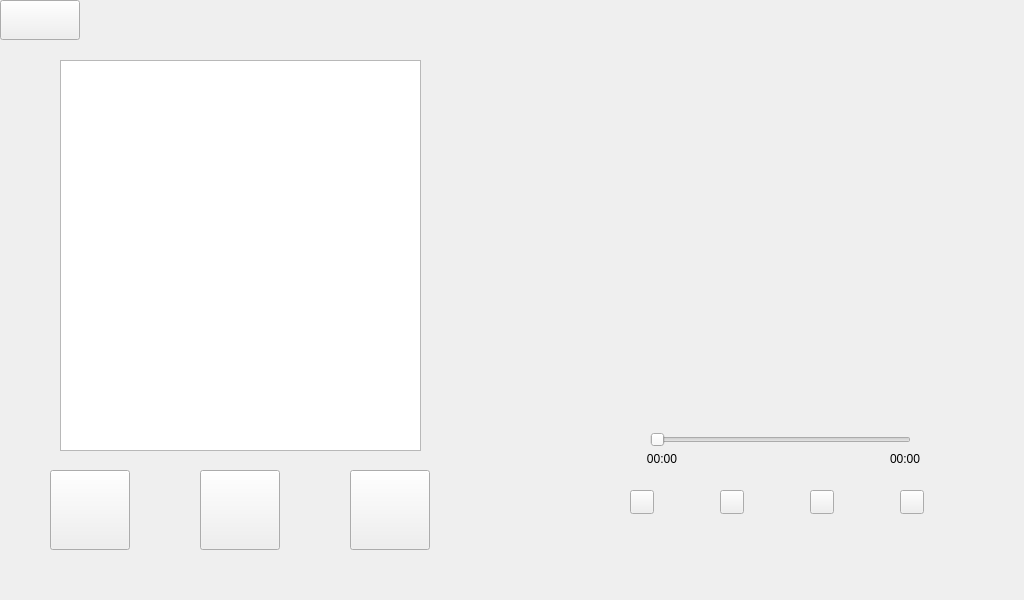
<?xml version="1.0" encoding="UTF-8"?>
<ui version="4.0">
 <class>XUMusicPlayer</class>
 <widget class="QWidget" name="XUMusicPlayer">
  <property name="geometry">
   <rect>
    <x>0</x>
    <y>0</y>
    <width>1024</width>
    <height>600</height>
   </rect>
  </property>
  <property name="windowTitle">
   <string>Form</string>
  </property>
  <widget class="QLabel" name="MusicplayerCDLabel">
   <property name="geometry">
    <rect>
     <x>630</x>
     <y>60</y>
     <width>320</width>
     <height>320</height>
    </rect>
   </property>
   <property name="text">
    <string/>
   </property>
  </widget>
  <widget class="QSlider" name="MusicplayerSlider">
   <property name="geometry">
    <rect>
     <x>650</x>
     <y>430</y>
     <width>261</width>
     <height>20</height>
    </rect>
   </property>
   <property name="orientation">
    <enum>Qt::Horizontal</enum>
   </property>
  </widget>
  <widget class="QPushButton" name="MusicplayerPlaymodeButton">
   <property name="geometry">
    <rect>
     <x>630</x>
     <y>490</y>
     <width>24</width>
     <height>24</height>
    </rect>
   </property>
   <property name="text">
    <string/>
   </property>
  </widget>
  <widget class="QPushButton" name="MusicplayerSetvolumedownButton">
   <property name="geometry">
    <rect>
     <x>720</x>
     <y>490</y>
     <width>24</width>
     <height>24</height>
    </rect>
   </property>
   <property name="text">
    <string/>
   </property>
  </widget>
  <widget class="QPushButton" name="MusicplayerScanButton">
   <property name="geometry">
    <rect>
     <x>900</x>
     <y>490</y>
     <width>24</width>
     <height>24</height>
    </rect>
   </property>
   <property name="text">
    <string/>
   </property>
  </widget>
  <widget class="QPushButton" name="MusicplayernextButton">
   <property name="geometry">
    <rect>
     <x>350</x>
     <y>470</y>
     <width>80</width>
     <height>80</height>
    </rect>
   </property>
   <property name="text">
    <string/>
   </property>
  </widget>
  <widget class="QPushButton" name="MusicplayerplayButton">
   <property name="geometry">
    <rect>
     <x>200</x>
     <y>470</y>
     <width>80</width>
     <height>80</height>
    </rect>
   </property>
   <property name="text">
    <string/>
   </property>
  </widget>
  <widget class="QPushButton" name="MusicplayerpreviousButton">
   <property name="geometry">
    <rect>
     <x>50</x>
     <y>470</y>
     <width>80</width>
     <height>80</height>
    </rect>
   </property>
   <property name="text">
    <string/>
   </property>
  </widget>
  <widget class="QListWidget" name="MusicplayerlistWidget">
   <property name="geometry">
    <rect>
     <x>60</x>
     <y>60</y>
     <width>361</width>
     <height>391</height>
    </rect>
   </property>
  </widget>
  <widget class="QLabel" name="MusicplayerplayingLabel">
   <property name="geometry">
    <rect>
     <x>610</x>
     <y>450</y>
     <width>67</width>
     <height>17</height>
    </rect>
   </property>
   <property name="sizePolicy">
    <sizepolicy hsizetype="Expanding" vsizetype="Expanding">
     <horstretch>0</horstretch>
     <verstretch>0</verstretch>
    </sizepolicy>
   </property>
   <property name="text">
    <string>00:00</string>
   </property>
   <property name="alignment">
    <set>Qt::AlignRight|Qt::AlignTrailing|Qt::AlignVCenter</set>
   </property>
  </widget>
  <widget class="QLabel" name="MusicplayersongtimeLabel">
   <property name="geometry">
    <rect>
     <x>890</x>
     <y>450</y>
     <width>67</width>
     <height>17</height>
    </rect>
   </property>
   <property name="sizePolicy">
    <sizepolicy hsizetype="Expanding" vsizetype="Expanding">
     <horstretch>0</horstretch>
     <verstretch>0</verstretch>
    </sizepolicy>
   </property>
   <property name="text">
    <string>00:00</string>
   </property>
   <property name="alignment">
    <set>Qt::AlignLeading|Qt::AlignLeft|Qt::AlignVCenter</set>
   </property>
  </widget>
  <widget class="QPushButton" name="MusicplayerreturnButton">
   <property name="geometry">
    <rect>
     <x>0</x>
     <y>0</y>
     <width>80</width>
     <height>40</height>
    </rect>
   </property>
   <property name="text">
    <string/>
   </property>
  </widget>
  <widget class="QPushButton" name="MusicplayerSetvolumeupButton">
   <property name="geometry">
    <rect>
     <x>810</x>
     <y>490</y>
     <width>24</width>
     <height>24</height>
    </rect>
   </property>
   <property name="text">
    <string/>
   </property>
  </widget>
 </widget>
 <resources/>
 <connections/>
</ui>
